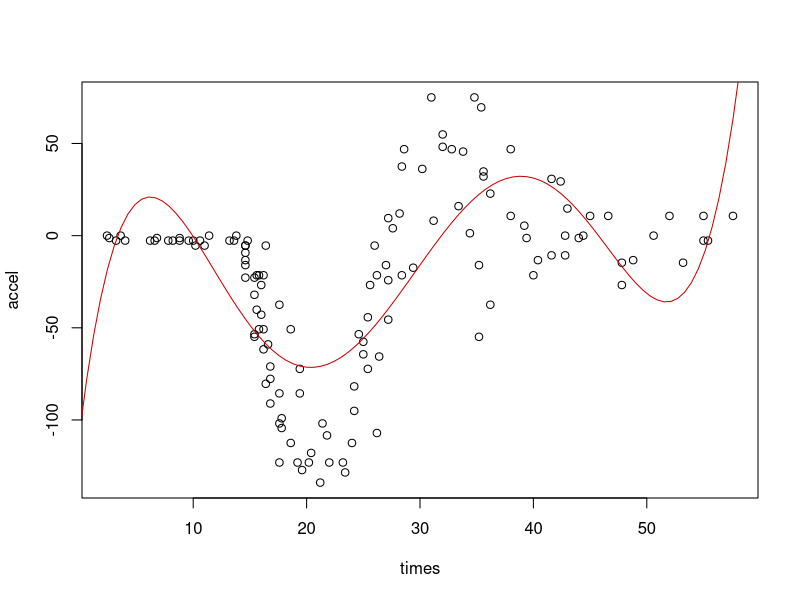
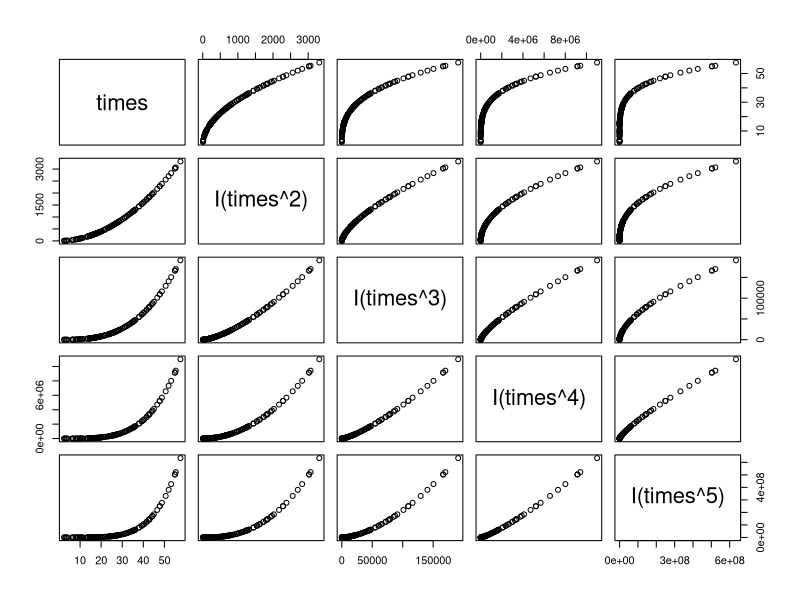

These figures' R source, in order: (Note: this script raises an error after producing the figures.)
# Silverman's Motorcycle Data
# accel = head acceleration (g)
# times = time after impact (milliseconds)
library(MASS)
head(mcycle)

# plot dat (notice the nonlinear effect)
plot(accel~times, data=mcycle)

# polynomial approximation
out1 <- lm(accel~times+I(times^2) + I(times^3)  + I(times^4) + I(times^5),
           data=mcycle, x=TRUE)

# judge the fit from the plot
x.star<-seq(0,60,length=100)
yhat1 <- predict(out1,newdata=data.frame(times=x.star))
lines(x.star,yhat1, col = "red3")

# judge the fit from the prediction performance
# median absolute prediction error
median(abs(predict(out1)))

library(car)
#vf(count1)

#(~out2$x)[,2]+out $F

plot(~times+I(times^2) + I(times^3)  + I(times^4) + I(times^5),
   data=mcycle)

# instead of computing the basic function expansion ourselves,
# use one that is orthonormal
out2 <- lm(accel~poly(times, 5), data = mcycle, x = TRUE)

head(~out2$x)         
plot(~out2$x[,2]+out2$x[,3]+out2$x[4]+out2$x[,5]+out2$x[,6])
  

#[,2]

# judge fit from plot                                     
plot(accel~times,data=mcycle)
x.star<-seq(0,60,length=100)
yhat2<-predict(out2,newdata=data.frame(times=x.star))
lines(x.star,yhat2,col="red")

# judge the fit from the prediction performance
# median absolute prediciton error
median(abs(predict(out2)))
          
# fitcubicsplines
library(splines)

out3 <- lm(accel~ns(times,5), data = mcycle,x=TRUE)

# judge fit from plot                                     
plot(accel~times,data=mcycle)
x.star<-seq(0,60,length=100)
yhat3<-predict(out3,newdata=data.frame(times=x.star))
lines(x.star,yhat2,col="red")